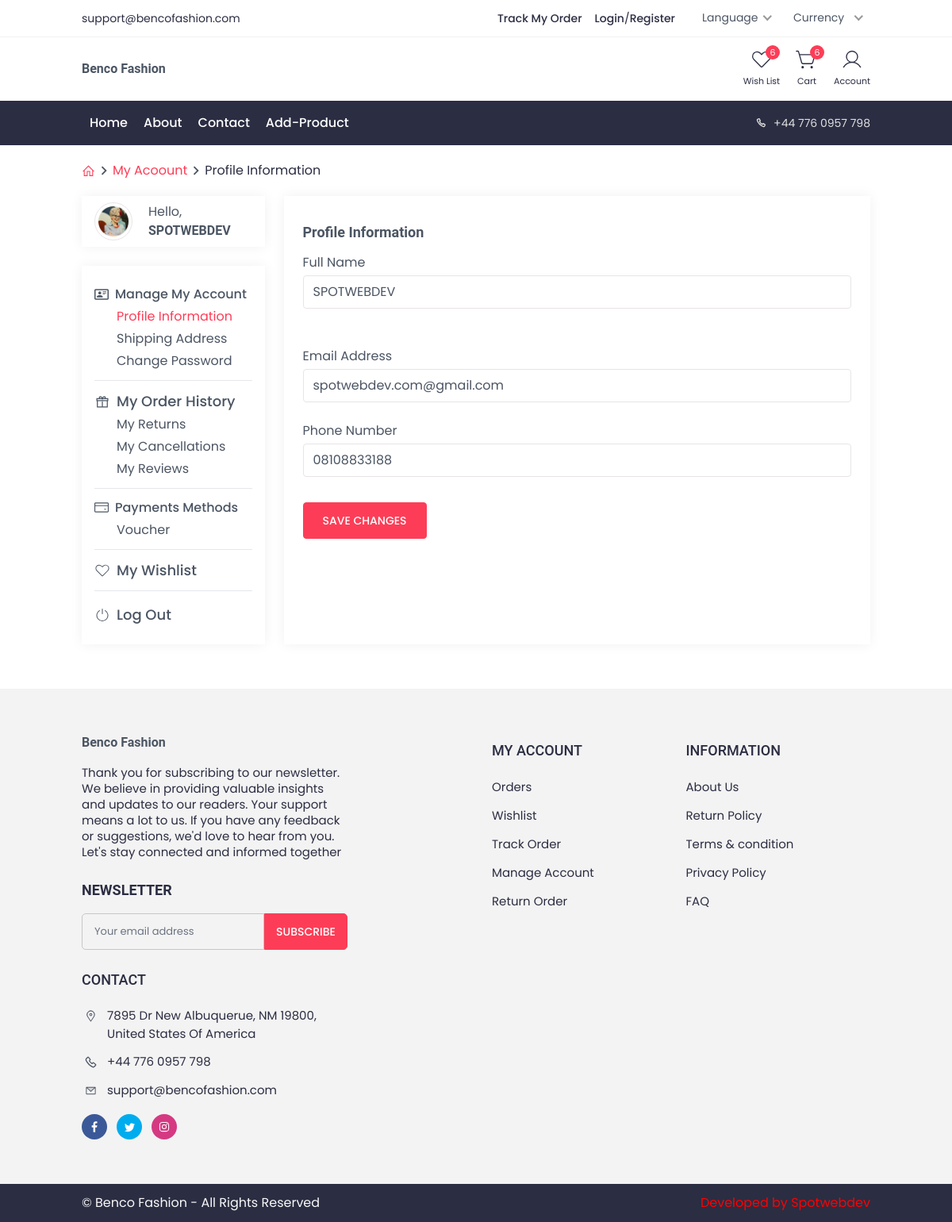
Screenshot of /user/settings/edit-profile/index.php (signed in) with the database file from the repository.
### tables this page shows
CREATE TABLE `client` (
  `id` int(11) NOT NULL,
  `username` varchar(255) NOT NULL,
  `email` varchar(255) NOT NULL,
  `phone_number` varchar(255) NOT NULL,
  `password` varchar(255) NOT NULL,
  `country` varchar(255) NOT NULL,
  `state` varchar(255) NOT NULL,
  `address` varchar(255) NOT NULL
);

### server/connection.php (called while the page is built, shortened)
<?php
$isLocalhost = ($_SERVER['HTTP_HOST'] === 'localhost');
if ($isLocalhost) {
    $domain = "http://localhost/shopping/";
}

### server/clients/auth/index.php (called while the page is built, shortened)
<?php
if (isset($_SESSION['login_id']) && $_SESSION['login_id'] != '') {
    $id    = $_SESSION['login_id'];
    $sql   = "SELECT * FROM `client` WHERE `id`='$id'";
    $fetch = mysqli_query($connection, $sql);
    if (mysqli_num_rows($fetch)) {
        while ($row = mysqli_fetch_assoc($fetch)) {
            $name         = $row['username'];
            $email        = $row['email'];
            $phone_number = $row['phone_number'];
        }
    } else {
        header("location:$out");
    }
} else {
    header("location:$out");
}

### user/settings/edit-profile/index.php (the view, shortened to what this page needs)
<?php
include_once('../../../server/connection.php');
include('../../../server/clients/auth/index.php');
?>
<!DOCTYPE html>
<html lang="en">
<head>
    <link rel="stylesheet" href="../../../assets/css/nice-select2.css">
    <link rel="stylesheet" href="../../../assets/css/main.css">
</head>
<body>
    <?php
    include('../../../components/nav/index.php');
    ?>
    <div class="container py-5 flex items-center">
        <a href="index-1.html" class="flex  items-center">
            <span class="text-primary">
                <svg width="17" height="17" viewBox="0 0 32 32">
                    <path fill="currentColor" d="m16 2.594l-.719.687l-13 13L3.72 17.72L5 16.437V28h9V18h4v10h9V16.437l1.281 1.282l1.438-1.438l-13-13zm0 2.844l9 9V26h-5V16h-8v10H7V14.437z" />
                </svg></span>
            <span>
                <svg width="22" height="22" viewBox="0 0 24 24">
                    <path fill="currentColor" d="M10 6L8.59 7.41L13.17 12l-4.58 4.59L10 18l6-6l-6-6z" />
                </svg>
            </span>
        </a>
        <a href="<?php echo "$domain" ?>/user/dashboard/index.php" class="text-primary text-[13px] sm:text-base">My Acoount</a>
        <span>
            <svg width="22" height="22" viewBox="0 0 24 24">
                <path fill="currentColor" d="M10 6L8.59 7.41L13.17 12l-4.58 4.59L10 18l6-6l-6-6z" />
            </svg>
        </span>
        <a href="#" class="text-secondary text-[13px] sm:text-base">Profile Information</a>
    </div>
    <div class="container grid grid-cols-12 gap-6 pb-14">
        <div x-data="{isOpen: false}" class="col-span-12 lg:col-span-3 relative">
            <div @click.outside="isOpen=false">
                <?php
                include('../../../components/nav/sidenav.php');
                ?>
            </div>
        </div>
        <div class="col-span-12 lg:col-span-9 box_shadow px-6 py-8">
            <div class="acprof_info_wrap shadow_sm">
                <h4 class="text-lg mb-3">Profile Information</h4>
                <form method="POST">
                    <div>
                        <div class="sm:flex gap-6">
                            <div class="w-full">
                                <label>Full Name</label>
                                <input class="w-full border border-[#E9E4E4] rounded focus:border-primary focus:ring-0 mt-1 block" name="fullname" type="text" Value="<?php echo "$name" ?>">
                            </div>
                        </div>
                        <div class="sm:flex gap-6 mt-16 sm:mt-6">
                            <div class="w-full">
                                <label>Email Address</label>
                                <input class="w-full border border-[#E9E4E4] rounded focus:border-primary focus:ring-0 mt-1 block" type="text" name="email" value="<?php echo "$email" ?>">
                            </div>
                        </div>
                        <div class="sm:flex gap-6 mt-16 sm:mt-6">
                            <div class="w-full">
                                <label>Phone Number</label>
                                <input class="w-full border border-[#E9E4E4] rounded focus:border-primary focus:ring-0 mt-1 block" type="number" name="phone_number" value="<?php echo "$phone_number" ?>">
                            </div>
                        </div>
                        <div class="mt-8">
                            <button type="submit" name="submit" class="default_btn rounded small">Save Changes</button>
                        </div>
                    </div>
                </form>
            </div>
        </div>
    </div>
    <?php
    include("../../../components/footer/index.php");
    ?>
</body>
</html>

### components/nav/sidenav.php (shortened to what this page needs)
<div class="box_shadow px-4 py-2 flex gap-5 items-center">
                    <div class="w-12 border border-[#E9E4E4] rounded-full p-1">
                        <a href="my-account.html">
                            <img loading="lazy" src="<?php  echo $domain ?>assets/images/avatar-2.png" alt="user">
                        </a>
                    </div>
                    <div class="acprof_cont">
                        <p>Hello,</p>
                        <h4><?php echo"$name" ?></h4>
                    </div>
                </div>
                <div :class="isOpen ? 'opacity-100 visible top-20' : 'opacity-0 invisible top-0'" class="w-[300px] lg:w-full lg:mt-6 box_shadow px-4 py-6 bg-white absolute  lg:static lg:visible  lg:opacity-100 z-10 transition-all duration-300">
                    <div class="border-b">
                        <a href="<?php  echo "$domain"?>/user/dashboard/index.php" class="flex gap-2 items-center text-lg lg:text-base xl:text-lg font-medium hover:text-primary group">
                            <span class="group-hover:text-primary">
                            </span>
                            Manage My Account
                        </a>
                        <a href="<?php echo "$domain"  ?>user/settings/edit-profile/" class="pl-7 pt-1 block text-primary">Profile
                            Information</a>
                        <a href="<?php echo "$domain"  ?>user/shipping/" class="pl-7 pt-1 block hover:text-primary">Shipping Address</a>
                        <a href="<?php echo "$domain"  ?>user/settings/change-password/index.php" class="pl-7 pt-1 pb-3 block hover:text-primary">Change
                            Password</a>
                    </div>
                    <div class="border-b mt-3">
                        <a href="order-history.html" class="flex gap-2 items-center text-[18px] font-medium hover:text-primary group">
                            <span class="group-hover:text-primary">
                            </span>
                            My Order History
                        </a>
                        <a href="#" class="pl-7 pt-1 block hover:text-primary">My Returns</a>
                        <a href="#" class="pl-7 pt-1 block hover:text-primary">My
                            Cancellations</a>
                        <a href="#" class="pl-7 pt-1 pb-3 block hover:text-primary">My Reviews</a>
                    </div>
                    <div class="border-b mt-3">
                        <a href="payment-method.html" class="flex gap-2 items-center text-lg lg:text-base xl:text-lg font-medium hover:text-primary group">
                            <span class="group-hover:text-primary">
                            </span>
                            Payments Methods
                        </a>
                        <a href="vaucher.html" class="pl-7 pt-1 pb-3 block hover:text-primary">Voucher</a>
                    </div>
                    <div class="border-b mt-3">
                        <a href="<?php echo "$domain" ?>user/wishlist/index.php" class="flex gap-2 items-center text-[18px] font-medium pb-3 hover:text-primary group">
                            <span class="group-hover:text-primary">
                            </span>
                            My Wishlist
                        </a>
                    </div>
                    <div class="mt-4">
                        <a href="login.html" class="flex gap-2 items-center text-[18px] font-medium hover:text-primary group">
                            <span class="group-hover:text-primary">
                                <svg xmlns="http://www.w3.org/2000/svg" width="20" height="20" viewBox="0 0 20 20">
                                    <path fill="currentColor"
                                        d="M10.5 2.5a.5.5 0 0 0-1 0v6a.5.5 0 0 0 1 0v-6ZM13.743 4a.5.5 0 1 0-.499.867a6.5 6.5 0 1 1-6.494.004a.5.5 0 1 0-.5-.866A7.5 7.5 0 1 0 13.743 4Z" />
                                </svg>
                            </span>
                            Log Out
                        </a>
                    </div>
                </div>

### rows the page displays
client: username "SPOTWEBDEV", fullname "SPOTWEBDEV", email "spotwebdev.com@gmail.com", phone_number "08108833188"

### other values shown
$siteemail "support@bencofashion.com"
$sitename "Benco Fashion"
$sitephone "+44 776 0957 798"
